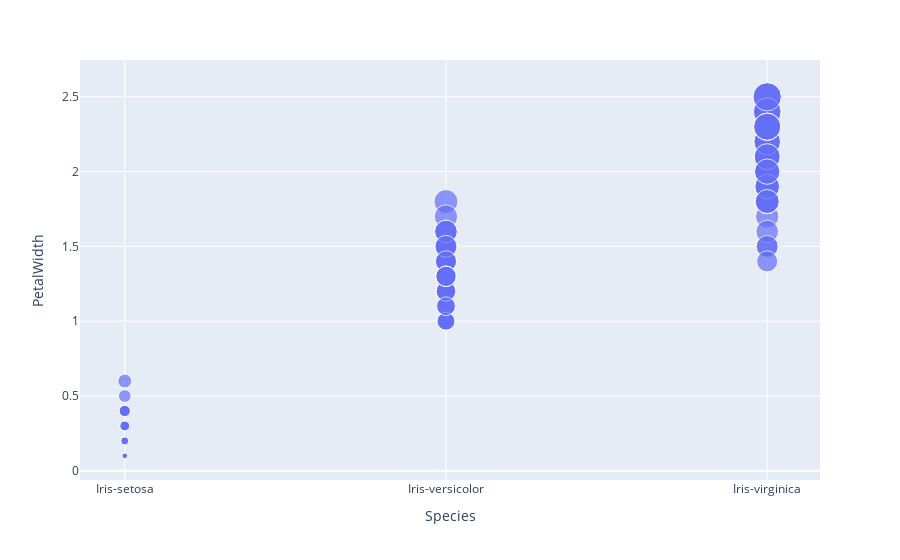

Notebook source saved alongside this figure:
### Code cell
px.scatter(df,x='Species',y='PetalWidth',size='PetalWidth')

### Figure 1 — Plotly figure (JSON) as saved in the notebook; plotly's stock layout.template omitted (floating-point values rounded to 4 significant figures; data arrays with more than 128 entries replaced by an {"elided": "..."} marker saying what was removed)
{"data": [{"hovertemplate": "Species=%{x}<br>PetalWidth=%{marker.size}<extra></extra>", "legendgroup": "", "marker": {"color": "#636efa", "size": {"elided": "147 float values"}, "sizemode": "area", "sizeref": 0.00625, "symbol": "circle"}, "mode": "markers", "name": "", "orientation": "v", "showlegend": false, "type": "scatter", "x": {"elided": "147 str values"}, "xaxis": "x", "y": {"elided": "147 float values"}, "yaxis": "y"}], "layout": {"legend": {"itemsizing": "constant", "tracegroupgap": 0}, "margin": {"t": 60}, "xaxis": {"anchor": "y", "domain": [0, 1], "title": {"text": "Species"}}, "yaxis": {"anchor": "x", "domain": [0, 1], "title": {"text": "PetalWidth"}}}}
